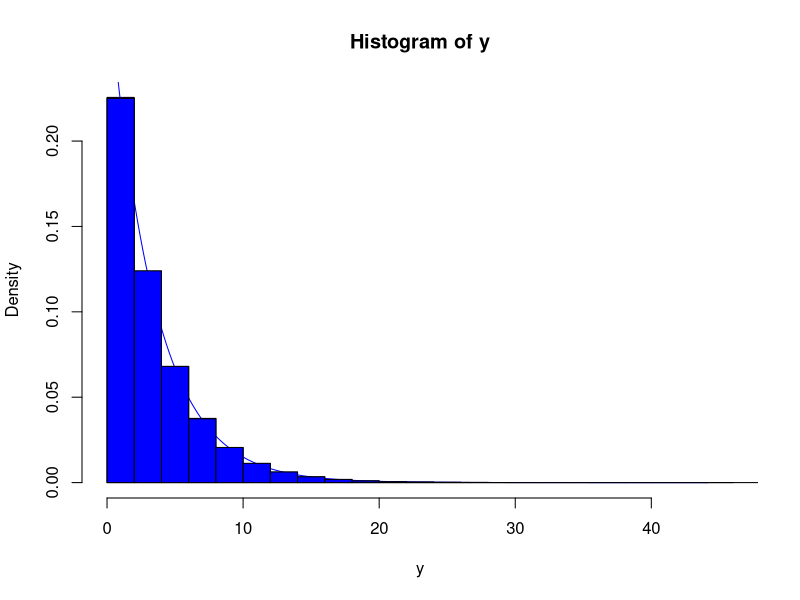

Here is the R script that generated this plot:
#Simularea unei valori dintr-o exponentiala de parametru lambda
#Marius Radu
lambda <- 4
u <- runif(1)
x <- -1/lambda*log(u)

#Scrieti o functie ce genereaza n valori din Exp(lambda)
expo_marius <-function(n,lambda)
{
  u <- runif(n)
  x <- -1/lambda*log(u)
  return(x)
}
#Vizualizam valorile generate prin intermediul unei histograme
lambda <- 0.3
n <- 10^6
y <- expo_marius(n,lambda)
#Cate valori am cuprinse intre 0 si 0.2
length(y[(y<=0.2)&(y>=0)])
max(y)
hist(y,col="magenta",freq=F)
t <- seq(min(y),max(y),0.001)
lines(t,dexp(t,lambda),col="blue")
y1 <- rexp(n,lambda)
#hist(y1)
hist(y1,add=T,col="blue",freq=F)

#TEMA: Construiti un algoritm care simuleaza 10^6 valori din repartitia
#lucrata in exemplul cu metoda inversa

# Algoritmul pentru simularea unei valori dintr-o variabila aleatoare
#discreta X:(1 2 3 4 5;10/30 1/30 4/30 7/30 8/30)
val <- 1:5
prob <- c(1/3,1/30,2/15,7/30,4/15)
u <- runif(1)
if (u<prob[1]) { x=val[1]
} else if (u<prob[1]+prob[2]) {x=val[2]
}else {if (u<prob[1]+prob[2]+prob[3]) x=val[3]
else  if (u<prob[1]+prob[2]+prob[3]+prob[4]) x=val[4]
else x=val[5]
}  

prob_partiale <- cumsum(prob)

#TEMA: Eficientizati cat de mult posibil algoritmul de mai sus